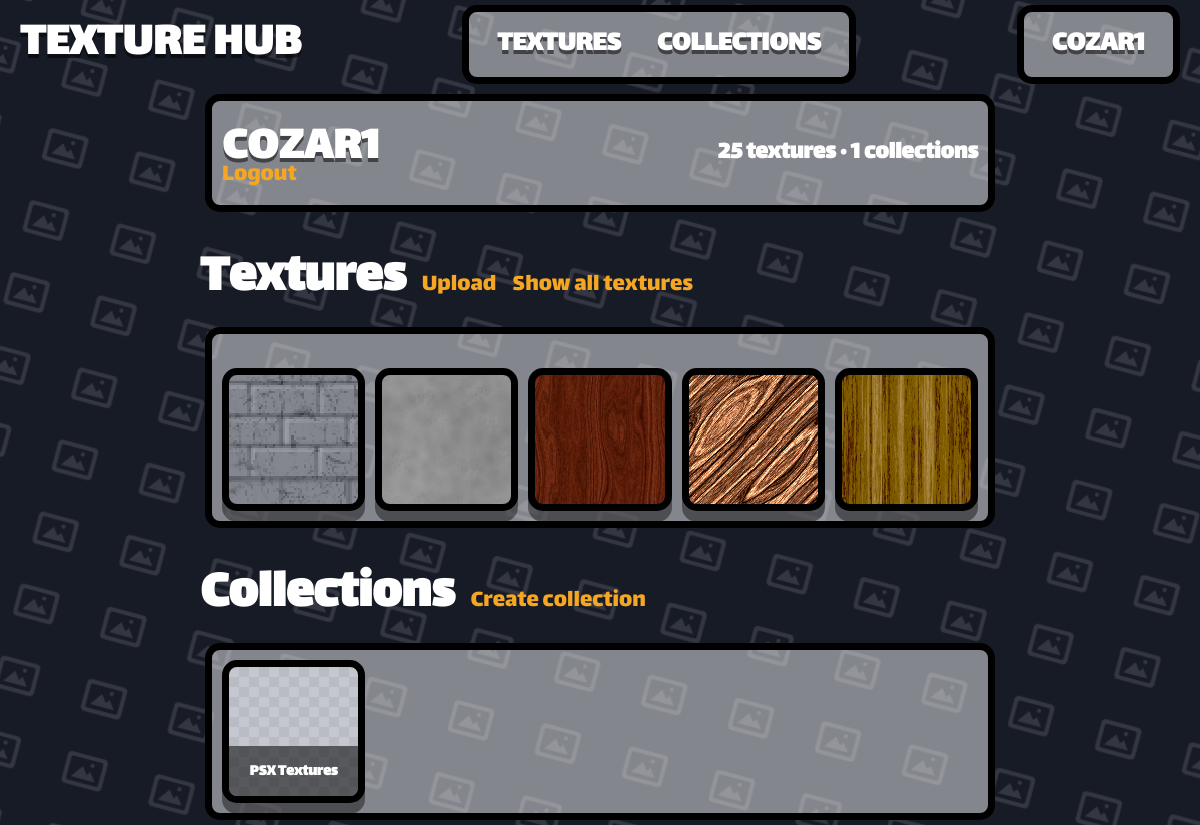
/user/cozar1 (signed in), run on the app's committed database.
### app.py (models this page shows)
class User(db.Model):  # pylint: disable=too-few-public-methods
    __tablename__ = "User"
    user_id = db.Column(db.Integer, primary_key=True)
    user_name = db.Column(db.String(80), unique=True, nullable=False)
    user_password = db.Column(db.String(120), nullable=False)
    user_rating = db.Column(db.Integer, default=0)

class Texture(db.Model):  # pylint: disable=too-few-public-methods
    __tablename__ = "Texture"
    texture_id = db.Column(db.Integer, primary_key=True)
    texture_name = db.Column(db.String(80), unique=True, nullable=False)
    texture_address = db.Column(db.String(120), nullable=False)
    texture_user_id = db.Column(db.Integer, default=0)
    texture_tags = db.Column(db.String(200), nullable=True)

class Collection(db.Model):  # pylint: disable=too-few-public-methods
    __tablename__ = "Collection"
    collection_id = db.Column(db.Integer, primary_key=True)
    collection_name = db.Column(db.String(80), unique=True, nullable=False)
    collection_user_id = db.Column(db.String(120), nullable=False)
    collection_rating = db.Column(db.Integer, default=0)

### app.py (the view)
@app.route("/user/<username>")
def user_profile(username):
    profile_user = get_or_404(User, user_name=username)
    textures = Texture.query.filter_by(texture_user_id=profile_user.user_id).all()
    collections = Collection.query.filter_by(
        collection_user_id=profile_user.user_id
    ).all()
    return render_template(
        "user.html",
        user=get_current_user(),
        profile_user=profile_user,
        follower_count=367,
        joined_display="1/05/2026",
        texture_count_display="3,546",
        collection_count_display="742",
        texture_more_total=13357,
        collection_more_total=13357,
        textures=textures,
        collections=collections,
        owner=profile_user == get_current_user(),
    )

### app.py (called while the page is built)
def get_current_user():
    user_id = session.get("user_id")
    if user_id is None:
        return None
    return User.query.get(user_id)

@app.template_filter("texture_url")
def texture_image_url(address):
    if not address:
        return DEFAULT_TEXTURE_URL
    addr = str(address).strip().replace("\\", "/")
    if addr.startswith("/static/images/"):
        rel = addr[len("/static/images/"):]
    elif addr.startswith("static/images/"):
        rel = addr[len("static/images/"):]
    else:
        rel = os.path.basename(addr)
    rel = os.path.basename(rel)
    if not rel or rel.startswith("."):
        return DEFAULT_TEXTURE_URL
    full = os.path.join(STATIC_IMAGES_DIR, rel)
    if os.path.isfile(full):
        return f"/static/images/{rel}"
    return DEFAULT_TEXTURE_URL

def get_or_404(model, **filters):
    obj = model.query.filter_by(**filters).first()
    if obj is None:
        abort(404)
    return obj

### templates/user.html (shortened to what this page needs)
{% extends "template.html" %}
{% block content %}
<div>
    <div class="container">
        <div class="th-detail-title-row">
            <h1 class="th-detail-title">{{ profile_user.user_name }}</h1>
            <div class="th-detail-author">{{ textures|length }} textures · {{ collections|length }} collections</div>
        </div>
        <a href="/logout" class="th-user-option" type="submit">Logout</a>
    </div>
    <div class="th-textures-header" style="margin-top: 24px;">
        <h1>Textures</h1>
        <a class="th-user-option" href="/upload">Upload</a>
        <a class="th-user-option" href="/0?user={{ profile_user.user_name | urlencode }}">Show all textures</a>
    </div>
    <div class="container">
        {% if textures|length > 0 %}
        <div class="th-texture-grid" style="margin-top: 24px;">
            {% for item in textures[:5] %}
            {% include "texture_template.html" %}
            {% endfor %}
        </div>
        {% else %}
        <p>No Textures, Try Creating One!</p>
        {% endif%}
    </div>
    <div class="th-textures-header" style="margin-top: 24px;">
        <h1>Collections</h1>
        <a class="th-user-option" href="/create_collection">Create collection</a>
    </div>
    <div class="container">
        {% if collections|length > 0 %}
        <div class="th-texture-grid">
            {% for item in collections[:5] %}
            {% include "collection_template.html" %}
            {% endfor %}
        </div>
        {% else %}
        <p style="width:fit-content">No Collections, Try Creating One!</p>
        {% endif%}
    </div>
</div>
{% endblock %}

### templates/template.html (shortened to what this page needs)
<!DOCTYPE html>
<html lang="en">
<head>
    <link rel="stylesheet" href="https://cdnjs.cloudflare.com/ajax/libs/font-awesome/6.5.2/css/all.min.css">
    <link rel="stylesheet" href="/static/style.css">
</head>
<body class="th-body">
    {% if request.endpoint not in ('login', 'signup') %}
    <header class="th-navbar">
        <a href="/" class="th-brand">TEXTURE HUB</a>
        <div class="container">
            <ul class="th-nav-links">
                <li><a href="/0" class="th-nav-link {% if request.path == '/' %}is-active{% endif %}">TEXTURES</a></li>
                <li><a href="/1"
                        class="th-nav-link {% if request.path == '/collections' %}is-active{% endif %}">COLLECTIONS</a>
                </li>
            </ul>
        </div>
        <div class="container">
            <ul class="th-nav-links">
                {% if user %}
                <li><a class="th-nav-link" href="/user/{{ user.user_name }}">{{ user.user_name }}</a></li>
                {% else %}
                <li><a href="/login" class="th-nav-link {% if request.path == '/' %}is-active{% endif %}">Login</a></li>
                {% endif %}
            </ul>
        </div>
    </header>
    {% endif %}
    <main class="th-page">
        {% block content %}
        {% endblock %}
    </main>
</body>
</html>

### templates/texture_template.html
<a href="/texture/{{ item.texture_id }}" class="item"
    style="background-image: url('{{ item.texture_address | texture_url }}'); background-size: cover; background-position: center; background-repeat: no-repeat;">
    <div class="item-thumb"></div>
</a>

### templates/collection_template.html
<a href="/collection/{{ item.collection_id }}" class="item">
    <div class="item-thumb"></div>
    <div class="item-name">{{ item.collection_name }}</div>
</a>

### data on the page
User: user_name "COZAR1"
Texture: texture_address|texture_url (picture)
Texture: texture_address|texture_url (picture)
Texture: texture_address|texture_url (picture)
Texture: texture_address|texture_url (picture)
Texture: texture_address|texture_url (picture)
Collection: collection_name "PSX Textures"

### other printed values
{{ textures|length }} "25"
{{ collections|length }} "1"
